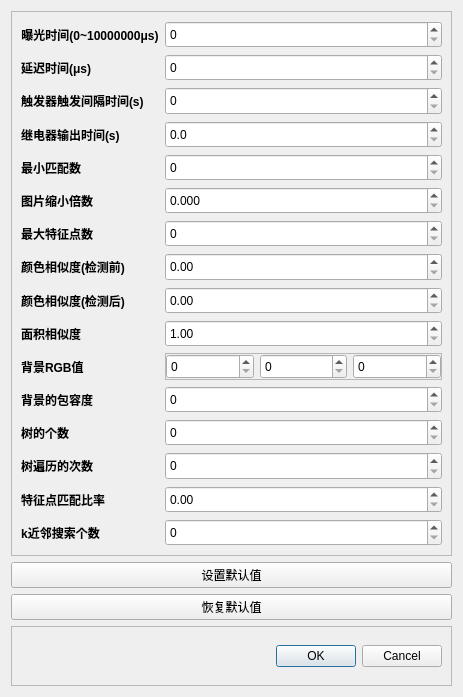
<?xml version="1.0" encoding="UTF-8"?>
<ui version="4.0">
 <class>Dialog</class>
 <widget class="QDialog" name="Dialog">
  <property name="geometry">
   <rect>
    <x>0</x>
    <y>0</y>
    <width>463</width>
    <height>697</height>
   </rect>
  </property>
  <property name="minimumSize">
   <size>
    <width>463</width>
    <height>697</height>
   </size>
  </property>
  <property name="maximumSize">
   <size>
    <width>463</width>
    <height>697</height>
   </size>
  </property>
  <property name="windowTitle">
   <string>Dialog</string>
  </property>
  <layout class="QVBoxLayout" name="verticalLayout" stretch="9,0,0,1">
   <item>
    <widget class="QFrame" name="frame_2">
     <property name="frameShape">
      <enum>QFrame::StyledPanel</enum>
     </property>
     <property name="frameShadow">
      <enum>QFrame::Raised</enum>
     </property>
     <layout class="QFormLayout" name="formLayout">
      <item row="0" column="0">
       <widget class="QLabel" name="labExposureTime">
        <property name="sizePolicy">
         <sizepolicy hsizetype="Preferred" vsizetype="Expanding">
          <horstretch>0</horstretch>
          <verstretch>0</verstretch>
         </sizepolicy>
        </property>
        <property name="font">
         <font>
          <pointsize>9</pointsize>
          <weight>75</weight>
          <italic>false</italic>
          <bold>true</bold>
          <strikeout>false</strikeout>
         </font>
        </property>
        <property name="text">
         <string>曝光时间(0~10000000μs)</string>
        </property>
        <property name="textFormat">
         <enum>Qt::AutoText</enum>
        </property>
        <property name="alignment">
         <set>Qt::AlignCenter</set>
        </property>
       </widget>
      </item>
      <item row="0" column="1">
       <widget class="QSpinBox" name="spinBoxExposureTime">
        <property name="sizePolicy">
         <sizepolicy hsizetype="Minimum" vsizetype="Expanding">
          <horstretch>0</horstretch>
          <verstretch>0</verstretch>
         </sizepolicy>
        </property>
        <property name="maximum">
         <number>1000000</number>
        </property>
       </widget>
      </item>
      <item row="1" column="0">
       <widget class="QLabel" name="labTriggerDelay">
        <property name="sizePolicy">
         <sizepolicy hsizetype="Preferred" vsizetype="Expanding">
          <horstretch>0</horstretch>
          <verstretch>0</verstretch>
         </sizepolicy>
        </property>
        <property name="font">
         <font>
          <weight>75</weight>
          <bold>true</bold>
         </font>
        </property>
        <property name="text">
         <string>延迟时间(μs)</string>
        </property>
        <property name="textFormat">
         <enum>Qt::AutoText</enum>
        </property>
        <property name="alignment">
         <set>Qt::AlignCenter</set>
        </property>
       </widget>
      </item>
      <item row="1" column="1">
       <widget class="QSpinBox" name="spinBoxTriggerDelay">
        <property name="sizePolicy">
         <sizepolicy hsizetype="Minimum" vsizetype="Expanding">
          <horstretch>0</horstretch>
          <verstretch>0</verstretch>
         </sizepolicy>
        </property>
        <property name="maximum">
         <number>1000000</number>
        </property>
       </widget>
      </item>
      <item row="2" column="0">
       <widget class="QLabel" name="label_2">
        <property name="sizePolicy">
         <sizepolicy hsizetype="Preferred" vsizetype="Expanding">
          <horstretch>0</horstretch>
          <verstretch>0</verstretch>
         </sizepolicy>
        </property>
        <property name="font">
         <font>
          <weight>75</weight>
          <bold>true</bold>
         </font>
        </property>
        <property name="text">
         <string>触发器触发间隔时间(s)</string>
        </property>
       </widget>
      </item>
      <item row="2" column="1">
       <widget class="QSpinBox" name="spinBoxIntervalTime">
        <property name="sizePolicy">
         <sizepolicy hsizetype="Minimum" vsizetype="Expanding">
          <horstretch>0</horstretch>
          <verstretch>0</verstretch>
         </sizepolicy>
        </property>
       </widget>
      </item>
      <item row="3" column="0">
       <widget class="QLabel" name="label">
        <property name="sizePolicy">
         <sizepolicy hsizetype="Preferred" vsizetype="Expanding">
          <horstretch>0</horstretch>
          <verstretch>0</verstretch>
         </sizepolicy>
        </property>
        <property name="font">
         <font>
          <weight>75</weight>
          <bold>true</bold>
         </font>
        </property>
        <property name="text">
         <string>继电器输出时间(s)</string>
        </property>
       </widget>
      </item>
      <item row="3" column="1">
       <widget class="QDoubleSpinBox" name="doubleSpinBoxDelay">
        <property name="sizePolicy">
         <sizepolicy hsizetype="Minimum" vsizetype="Expanding">
          <horstretch>0</horstretch>
          <verstretch>0</verstretch>
         </sizepolicy>
        </property>
        <property name="decimals">
         <number>1</number>
        </property>
        <property name="singleStep">
         <double>0.100000000000000</double>
        </property>
       </widget>
      </item>
      <item row="4" column="0">
       <widget class="QLabel" name="labMinMatchCount">
        <property name="sizePolicy">
         <sizepolicy hsizetype="Preferred" vsizetype="Expanding">
          <horstretch>0</horstretch>
          <verstretch>0</verstretch>
         </sizepolicy>
        </property>
        <property name="font">
         <font>
          <weight>75</weight>
          <bold>true</bold>
         </font>
        </property>
        <property name="text">
         <string>最小匹配数</string>
        </property>
        <property name="alignment">
         <set>Qt::AlignCenter</set>
        </property>
       </widget>
      </item>
      <item row="4" column="1">
       <widget class="QSpinBox" name="spinBoxMinMatchCount">
        <property name="sizePolicy">
         <sizepolicy hsizetype="Minimum" vsizetype="Expanding">
          <horstretch>0</horstretch>
          <verstretch>0</verstretch>
         </sizepolicy>
        </property>
       </widget>
      </item>
      <item row="5" column="0">
       <widget class="QLabel" name="labResizeTime">
        <property name="sizePolicy">
         <sizepolicy hsizetype="Preferred" vsizetype="Expanding">
          <horstretch>0</horstretch>
          <verstretch>0</verstretch>
         </sizepolicy>
        </property>
        <property name="font">
         <font>
          <weight>75</weight>
          <bold>true</bold>
         </font>
        </property>
        <property name="text">
         <string>图片缩小倍数</string>
        </property>
        <property name="alignment">
         <set>Qt::AlignCenter</set>
        </property>
       </widget>
      </item>
      <item row="5" column="1">
       <widget class="QDoubleSpinBox" name="doubleSpinBoxResizeTimes">
        <property name="sizePolicy">
         <sizepolicy hsizetype="Minimum" vsizetype="Expanding">
          <horstretch>0</horstretch>
          <verstretch>0</verstretch>
         </sizepolicy>
        </property>
        <property name="decimals">
         <number>3</number>
        </property>
        <property name="maximum">
         <double>1.000000000000000</double>
        </property>
        <property name="singleStep">
         <double>0.001000000000000</double>
        </property>
       </widget>
      </item>
      <item row="6" column="0">
       <widget class="QLabel" name="labMaxMatches">
        <property name="sizePolicy">
         <sizepolicy hsizetype="Preferred" vsizetype="Expanding">
          <horstretch>0</horstretch>
          <verstretch>0</verstretch>
         </sizepolicy>
        </property>
        <property name="font">
         <font>
          <weight>75</weight>
          <bold>true</bold>
         </font>
        </property>
        <property name="text">
         <string>最大特征点数</string>
        </property>
        <property name="alignment">
         <set>Qt::AlignCenter</set>
        </property>
       </widget>
      </item>
      <item row="6" column="1">
       <widget class="QSpinBox" name="spinBoxMaxMatches">
        <property name="sizePolicy">
         <sizepolicy hsizetype="Minimum" vsizetype="Expanding">
          <horstretch>0</horstretch>
          <verstretch>0</verstretch>
         </sizepolicy>
        </property>
        <property name="maximum">
         <number>10000</number>
        </property>
       </widget>
      </item>
      <item row="7" column="0">
       <widget class="QLabel" name="labHist1">
        <property name="sizePolicy">
         <sizepolicy hsizetype="Preferred" vsizetype="Expanding">
          <horstretch>0</horstretch>
          <verstretch>0</verstretch>
         </sizepolicy>
        </property>
        <property name="font">
         <font>
          <weight>75</weight>
          <bold>true</bold>
         </font>
        </property>
        <property name="text">
         <string>颜色相似度(检测前)</string>
        </property>
       </widget>
      </item>
      <item row="7" column="1">
       <widget class="QDoubleSpinBox" name="doubleSpinBoxHist1">
        <property name="sizePolicy">
         <sizepolicy hsizetype="Minimum" vsizetype="Expanding">
          <horstretch>0</horstretch>
          <verstretch>0</verstretch>
         </sizepolicy>
        </property>
        <property name="maximum">
         <double>1.000000000000000</double>
        </property>
        <property name="singleStep">
         <double>0.010000000000000</double>
        </property>
       </widget>
      </item>
      <item row="8" column="0">
       <widget class="QLabel" name="labHist2">
        <property name="sizePolicy">
         <sizepolicy hsizetype="Preferred" vsizetype="Expanding">
          <horstretch>0</horstretch>
          <verstretch>0</verstretch>
         </sizepolicy>
        </property>
        <property name="font">
         <font>
          <weight>75</weight>
          <bold>true</bold>
         </font>
        </property>
        <property name="text">
         <string>颜色相似度(检测后)</string>
        </property>
       </widget>
      </item>
      <item row="8" column="1">
       <widget class="QDoubleSpinBox" name="doubleSpinBoxHist2">
        <property name="sizePolicy">
         <sizepolicy hsizetype="Minimum" vsizetype="Expanding">
          <horstretch>0</horstretch>
          <verstretch>0</verstretch>
         </sizepolicy>
        </property>
        <property name="maximum">
         <double>1.000000000000000</double>
        </property>
        <property name="singleStep">
         <double>0.010000000000000</double>
        </property>
       </widget>
      </item>
      <item row="9" column="0">
       <widget class="QLabel" name="labArea">
        <property name="sizePolicy">
         <sizepolicy hsizetype="Preferred" vsizetype="Expanding">
          <horstretch>0</horstretch>
          <verstretch>0</verstretch>
         </sizepolicy>
        </property>
        <property name="font">
         <font>
          <weight>75</weight>
          <bold>true</bold>
         </font>
        </property>
        <property name="text">
         <string>面积相似度</string>
        </property>
       </widget>
      </item>
      <item row="9" column="1">
       <widget class="QDoubleSpinBox" name="doubleSpinBoxArea">
        <property name="sizePolicy">
         <sizepolicy hsizetype="Minimum" vsizetype="Expanding">
          <horstretch>0</horstretch>
          <verstretch>0</verstretch>
         </sizepolicy>
        </property>
        <property name="minimum">
         <double>1.000000000000000</double>
        </property>
        <property name="maximum">
         <double>2.000000000000000</double>
        </property>
        <property name="singleStep">
         <double>0.010000000000000</double>
        </property>
       </widget>
      </item>
      <item row="10" column="0">
       <widget class="QLabel" name="label_3">
        <property name="sizePolicy">
         <sizepolicy hsizetype="Preferred" vsizetype="Expanding">
          <horstretch>0</horstretch>
          <verstretch>0</verstretch>
         </sizepolicy>
        </property>
        <property name="font">
         <font>
          <weight>75</weight>
          <bold>true</bold>
         </font>
        </property>
        <property name="text">
         <string>背景RGB值</string>
        </property>
       </widget>
      </item>
      <item row="12" column="0">
       <widget class="QLabel" name="labTree">
        <property name="sizePolicy">
         <sizepolicy hsizetype="Preferred" vsizetype="Expanding">
          <horstretch>0</horstretch>
          <verstretch>0</verstretch>
         </sizepolicy>
        </property>
        <property name="font">
         <font>
          <weight>75</weight>
          <bold>true</bold>
         </font>
        </property>
        <property name="text">
         <string>树的个数</string>
        </property>
        <property name="alignment">
         <set>Qt::AlignCenter</set>
        </property>
       </widget>
      </item>
      <item row="12" column="1">
       <widget class="QSpinBox" name="spinBoxTree">
        <property name="sizePolicy">
         <sizepolicy hsizetype="Minimum" vsizetype="Expanding">
          <horstretch>0</horstretch>
          <verstretch>0</verstretch>
         </sizepolicy>
        </property>
        <property name="maximum">
         <number>10</number>
        </property>
       </widget>
      </item>
      <item row="13" column="0">
       <widget class="QLabel" name="labChecks">
        <property name="sizePolicy">
         <sizepolicy hsizetype="Preferred" vsizetype="Expanding">
          <horstretch>0</horstretch>
          <verstretch>0</verstretch>
         </sizepolicy>
        </property>
        <property name="font">
         <font>
          <weight>75</weight>
          <bold>true</bold>
         </font>
        </property>
        <property name="text">
         <string>树遍历的次数</string>
        </property>
        <property name="alignment">
         <set>Qt::AlignCenter</set>
        </property>
       </widget>
      </item>
      <item row="13" column="1">
       <widget class="QSpinBox" name="spinBoxChecks">
        <property name="sizePolicy">
         <sizepolicy hsizetype="Minimum" vsizetype="Expanding">
          <horstretch>0</horstretch>
          <verstretch>0</verstretch>
         </sizepolicy>
        </property>
        <property name="maximum">
         <number>100</number>
        </property>
       </widget>
      </item>
      <item row="14" column="0">
       <widget class="QLabel" name="labRatio">
        <property name="sizePolicy">
         <sizepolicy hsizetype="Preferred" vsizetype="Expanding">
          <horstretch>0</horstretch>
          <verstretch>0</verstretch>
         </sizepolicy>
        </property>
        <property name="font">
         <font>
          <weight>75</weight>
          <bold>true</bold>
         </font>
        </property>
        <property name="text">
         <string>特征点匹配比率</string>
        </property>
        <property name="alignment">
         <set>Qt::AlignCenter</set>
        </property>
        <property name="openExternalLinks">
         <bool>false</bool>
        </property>
       </widget>
      </item>
      <item row="14" column="1">
       <widget class="QDoubleSpinBox" name="doubleSpinBoxRatio">
        <property name="sizePolicy">
         <sizepolicy hsizetype="Minimum" vsizetype="Expanding">
          <horstretch>0</horstretch>
          <verstretch>0</verstretch>
         </sizepolicy>
        </property>
        <property name="maximum">
         <double>1.000000000000000</double>
        </property>
        <property name="singleStep">
         <double>0.010000000000000</double>
        </property>
       </widget>
      </item>
      <item row="15" column="0">
       <widget class="QLabel" name="labK">
        <property name="sizePolicy">
         <sizepolicy hsizetype="Preferred" vsizetype="Expanding">
          <horstretch>0</horstretch>
          <verstretch>0</verstretch>
         </sizepolicy>
        </property>
        <property name="font">
         <font>
          <weight>75</weight>
          <bold>true</bold>
         </font>
        </property>
        <property name="text">
         <string>k近邻搜索个数</string>
        </property>
        <property name="textFormat">
         <enum>Qt::AutoText</enum>
        </property>
        <property name="alignment">
         <set>Qt::AlignCenter</set>
        </property>
       </widget>
      </item>
      <item row="15" column="1">
       <widget class="QSpinBox" name="spinBoxK">
        <property name="sizePolicy">
         <sizepolicy hsizetype="Minimum" vsizetype="Expanding">
          <horstretch>0</horstretch>
          <verstretch>0</verstretch>
         </sizepolicy>
        </property>
        <property name="maximum">
         <number>10</number>
        </property>
       </widget>
      </item>
      <item row="10" column="1">
       <widget class="QFrame" name="frame_3">
        <property name="sizePolicy">
         <sizepolicy hsizetype="Preferred" vsizetype="Expanding">
          <horstretch>0</horstretch>
          <verstretch>0</verstretch>
         </sizepolicy>
        </property>
        <property name="frameShape">
         <enum>QFrame::StyledPanel</enum>
        </property>
        <property name="frameShadow">
         <enum>QFrame::Raised</enum>
        </property>
        <layout class="QHBoxLayout" name="horizontalLayout">
         <property name="leftMargin">
          <number>0</number>
         </property>
         <property name="topMargin">
          <number>0</number>
         </property>
         <property name="rightMargin">
          <number>0</number>
         </property>
         <property name="bottomMargin">
          <number>0</number>
         </property>
         <item>
          <widget class="QSpinBox" name="spinBoxR">
           <property name="sizePolicy">
            <sizepolicy hsizetype="Minimum" vsizetype="Expanding">
             <horstretch>0</horstretch>
             <verstretch>0</verstretch>
            </sizepolicy>
           </property>
           <property name="maximum">
            <number>255</number>
           </property>
          </widget>
         </item>
         <item>
          <widget class="QSpinBox" name="spinBoxG">
           <property name="sizePolicy">
            <sizepolicy hsizetype="Minimum" vsizetype="Expanding">
             <horstretch>0</horstretch>
             <verstretch>0</verstretch>
            </sizepolicy>
           </property>
           <property name="maximum">
            <number>255</number>
           </property>
          </widget>
         </item>
         <item>
          <widget class="QSpinBox" name="spinBoxB">
           <property name="sizePolicy">
            <sizepolicy hsizetype="Minimum" vsizetype="Expanding">
             <horstretch>0</horstretch>
             <verstretch>0</verstretch>
            </sizepolicy>
           </property>
           <property name="maximum">
            <number>255</number>
           </property>
          </widget>
         </item>
        </layout>
       </widget>
      </item>
      <item row="11" column="0">
       <widget class="QLabel" name="label_4">
        <property name="sizePolicy">
         <sizepolicy hsizetype="Preferred" vsizetype="Expanding">
          <horstretch>0</horstretch>
          <verstretch>0</verstretch>
         </sizepolicy>
        </property>
        <property name="font">
         <font>
          <weight>75</weight>
          <bold>true</bold>
         </font>
        </property>
        <property name="text">
         <string>背景的包容度</string>
        </property>
       </widget>
      </item>
      <item row="11" column="1">
       <widget class="QSpinBox" name="spinBoxBgThresh">
        <property name="sizePolicy">
         <sizepolicy hsizetype="Minimum" vsizetype="Expanding">
          <horstretch>0</horstretch>
          <verstretch>0</verstretch>
         </sizepolicy>
        </property>
        <property name="maximum">
         <number>200000</number>
        </property>
       </widget>
      </item>
     </layout>
    </widget>
   </item>
   <item>
    <widget class="QPushButton" name="btnSetDefault">
     <property name="text">
      <string>设置默认值</string>
     </property>
    </widget>
   </item>
   <item>
    <widget class="QPushButton" name="btnDefault">
     <property name="text">
      <string>恢复默认值</string>
     </property>
    </widget>
   </item>
   <item>
    <widget class="QFrame" name="frame">
     <property name="frameShape">
      <enum>QFrame::StyledPanel</enum>
     </property>
     <property name="frameShadow">
      <enum>QFrame::Raised</enum>
     </property>
     <layout class="QVBoxLayout" name="verticalLayout_2">
      <item>
       <widget class="QDialogButtonBox" name="buttonBox">
        <property name="orientation">
         <enum>Qt::Horizontal</enum>
        </property>
        <property name="standardButtons">
         <set>QDialogButtonBox::Cancel|QDialogButtonBox::Ok</set>
        </property>
       </widget>
      </item>
     </layout>
    </widget>
   </item>
  </layout>
 </widget>
 <resources/>
 <connections>
  <connection>
   <sender>buttonBox</sender>
   <signal>accepted()</signal>
   <receiver>Dialog</receiver>
   <slot>accept()</slot>
   <hints>
    <hint type="sourcelabel">
     <x>248</x>
     <y>254</y>
    </hint>
    <hint type="destinationlabel">
     <x>157</x>
     <y>274</y>
    </hint>
   </hints>
  </connection>
  <connection>
   <sender>buttonBox</sender>
   <signal>rejected()</signal>
   <receiver>Dialog</receiver>
   <slot>reject()</slot>
   <hints>
    <hint type="sourcelabel">
     <x>316</x>
     <y>260</y>
    </hint>
    <hint type="destinationlabel">
     <x>286</x>
     <y>274</y>
    </hint>
   </hints>
  </connection>
 </connections>
</ui>
